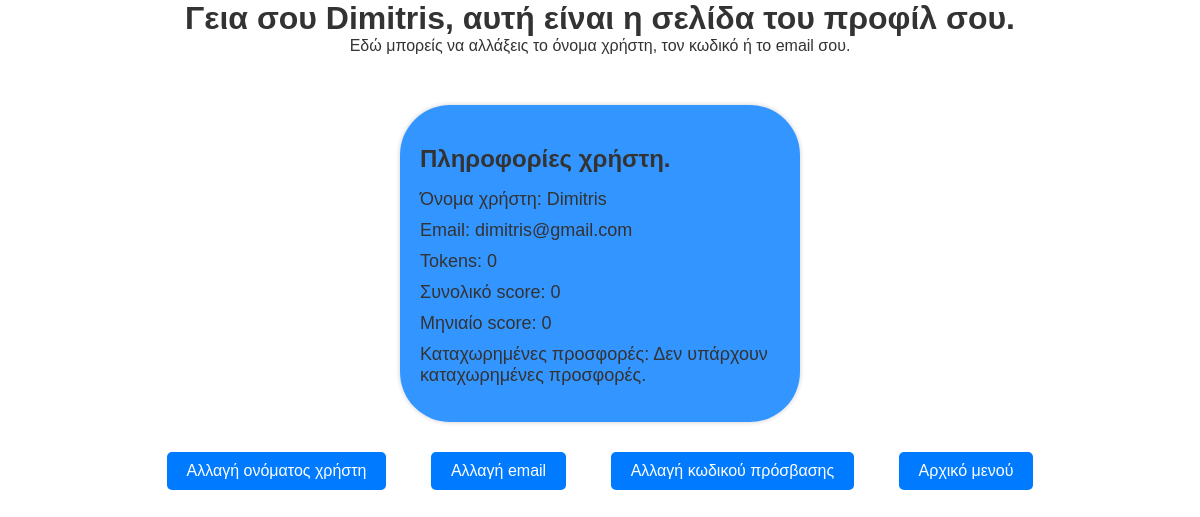
The page /prof-edit.php (signed in) on the database its author committed.
### tables this page shows
CREATE TABLE `user` (
  `user_id` int(11) NOT NULL,
  `username` varchar(255) NOT NULL,
  `password` varchar(255) NOT NULL,
  `email` varchar(255) NOT NULL,
  `registration_date` datetime NOT NULL DEFAULT current_timestamp(),
  `token` int(11) NOT NULL,
  `score` int(11) NOT NULL,
  `score_history` int(11) NOT NULL,
  `token_history` int(12) NOT NULL,
  `admin` tinyint(1) NOT NULL
);

### prof-edit.php (the view, shortened to what this page needs)
<?php
include "database_connection.php";
if(isset($_SESSION['user_id']) && isset($_SESSION['username'])) {
    $id = $_SESSION['user_id'];
    $username = $_SESSION['username'];
    $email = $_SESSION['email'];
    $sqlemail = "SELECT * FROM user WHERE username='$username' AND email='$email'";
    $result = mysqli_query($conn,$sqlemail);
    $row = mysqli_fetch_assoc($result);
    $sqloffer = "SELECT * FROM offer WHERE user_id='$id'";
    $offer = mysqli_query($conn,$sqloffer);
    $offer_row = mysqli_fetch_assoc($offer);
    ?>
    <!DOCTYPE html>
    <html>
    <head>
        <link rel="stylesheet" type="text/css" href="profile_style.css">
    </head>
    <body>
        <h1>Γεια σου <?php echo $_SESSION['username']; ?>, αυτή είναι η σελίδα του προφίλ σου. </h1>
        <p>Εδώ μπορείς να αλλάξεις το όνομα χρήστη, τον κωδικό ή το email σου.</p>
        <div class="profile-info-container">
           <h2>Πληροφορίες χρήστη.</h2>
           <ul>
              <li>Όνομα χρήστη: <?php echo $_SESSION['username']; ?></li>
              <li>Email: <?php echo $_SESSION['email']; ?></li>
              <li>Tokens: <?php echo $row['token']; ?></li>
              <li>Συνολικό score: <?php echo $row['score']; ?></li>
              <li>Μηνιαίο score: <?php echo $row['score_history']; ?></li>
              <li>Καταχωρημένες προσφορές: <?php if($offer_row['offerdate']===NULL){
       echo "Δεν υπάρχουν καταχωρημένες προσφορές.";
    }else{echo $offer_row['offerdate'];} ?></li>
          </ul>
        </div>
        <nav>
            <a href="change-username.php">Αλλαγή ονόματος χρήστη</a>
            <a href="change-email.php">Αλλαγή email</a>
            <a href="change-password.php">Αλλαγή κωδικού πρόσβασης</a>
            <a href="testmap.php">Αρχικό μενού</a>
        </nav>
    </body>
    </html>
    <?php
}
else
{
    header("Location: index.php");
    exit();
}

### profile_style.css (style rules this page uses)
body, h1, p { margin: 0; padding: 0; }
body { background: url(https://img.freepik.com/free-photo/blue-toned-pack-paper-sheets-with-copy-space_23-2148320442.jpg?w=1380&t=st=1694710525~exp=1694711125~hmac=9e561f1450409fe4c58ab5cefad58ec4d3f5dc87eab5933cdb7e692930461045)no-repeat center center fixed; background-size: cover; font-family: Arial, sans-serif; color: #333; }
nav { text-align: center; margin-top: 20px; }
nav a { display: inline-block; margin: 10px 20px; padding: 10px 20px; background-color: #007BFF; color: #fff; text-decoration: none; border-radius: 5px; transition: background-color 0.3s ease; }
h1, p { text-align: center; }
.profile-info-container { background-color: rgba(0, 123, 255, 0.8); border-radius: 50px; box-shadow: 0 0 5px rgba(0, 0, 0, 0.2); padding: 20px; text-align: left; max-width: 30%; margin: 0 auto; margin-top: 50px; }
.profile-info-container h2 { font-size: 24px; margin-bottom: 10px; }
.profile-info-container ul { list-style: none; padding: 0; }
.profile-info-container li { margin: 10px 0; font-size: 18px; }

### rows shown on the page
user: token "0", score "0", score_history "0"

### other values the page prints
$_SESSION['username'] "Dimitris"
$_SESSION['email'] "dimitris@gmail.com"
